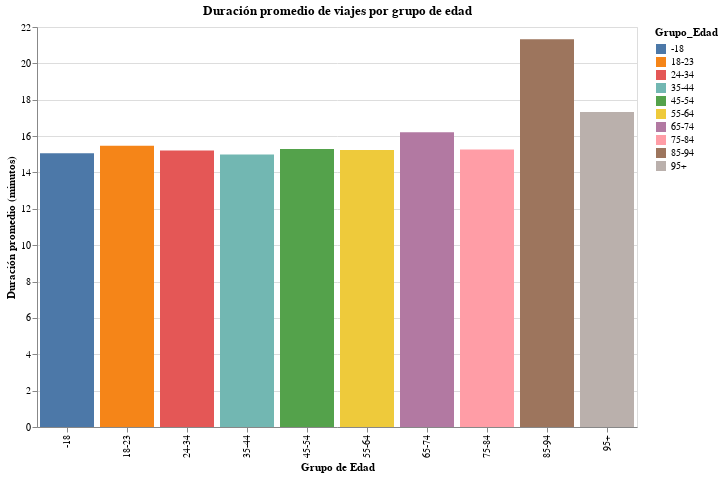

This figure's notebook cell:
### Markdown cell above
#### Visualización

### Code cell
alt.Chart(df_duracion_viajes_grupo_edad).mark_bar().encode(
    alt.X('Grupo_Edad:N', title='Grupo de Edad'),
    alt.Y('Duracion_Promedio:Q', title='Duración promedio (minutos)'),
    color='Grupo_Edad:N',
    tooltip=[
        alt.Tooltip('Duracion_Promedio:Q', title='Duración promedio (min)', format='.2f'),
        alt.Tooltip('Numero_Viajes:Q', title='Número de viajes', format=",")
    ]
).properties(
    title='Duración promedio de viajes por grupo de edad',
    width=600,
    height=400
).interactive()

### Figure 1 — Vega-Lite specification as saved in the notebook (floating-point values rounded to 4 significant figures)
{"config": {"view": {"continuousWidth": 300, "continuousHeight": 300}}, "data": {"name": "data-7017f4f1befeb748bc0df03985e4e607"}, "mark": {"type": "bar"}, "encoding": {"color": {"field": "Grupo_Edad", "type": "nominal"}, "tooltip": [{"field": "Duracion_Promedio", "format": ".2f", "title": "Duración promedio (min)", "type": "quantitative"}, {"field": "Numero_Viajes", "format": ",", "title": "Número de viajes", "type": "quantitative"}], "x": {"field": "Grupo_Edad", "title": "Grupo de Edad", "type": "nominal"}, "y": {"field": "Duracion_Promedio", "title": "Duración promedio (minutos)", "type": "quantitative"}}, "height": 400, "params": [{"name": "param_5", "select": {"type": "interval", "encodings": ["x", "y"]}, "bind": "scales"}], "title": "Duración promedio de viajes por grupo de edad", "width": 600, "$schema": "https://vega.github.io/schema/vega-lite/v5.20.1.json", "datasets": {"data-7017f4f1befeb748bc0df03985e4e607": [{"Grupo_Edad": "-18", "Duracion_Promedio": 15.06, "Numero_Viajes": 1546}, {"Grupo_Edad": "18-23", "Duracion_Promedio": 15.47, "Numero_Viajes": 191746}, {"Grupo_Edad": "24-34", "Duracion_Promedio": 15.21, "Numero_Viajes": 963499}, {"Grupo_Edad": "35-44", "Duracion_Promedio": 14.98, "Numero_Viajes": 442679}, {"Grupo_Edad": "45-54", "Duracion_Promedio": 15.29, "Numero_Viajes": 166957}, {"Grupo_Edad": "55-64", "Duracion_Promedio": 15.24, "Numero_Viajes": 61755}, {"Grupo_Edad": "65-74", "Duracion_Promedio": 16.21, "Numero_Viajes": 13279}, {"Grupo_Edad": "75-84", "Duracion_Promedio": 15.26, "Numero_Viajes": 1340}, {"Grupo_Edad": "85-94", "Duracion_Promedio": 21.32, "Numero_Viajes": 18}, {"Grupo_Edad": "95+", "Duracion_Promedio": 17.33, "Numero_Viajes": 63}]}}
